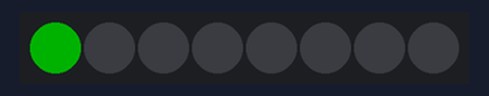
Recording of a program running on a simulated Raspberry Pi (BCM pin numbers) with a Blinkt!. Parts: 8 RGB LEDs in strip order, left to right. Dim RGB values are drawn brighter than linear. At 0.8 s the program stops and its outputs stay as they are.

Above: at 0.05 s.
At 0.75 s:
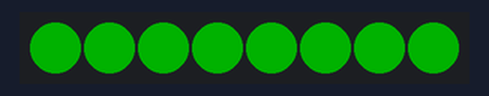
Timing chart, 0 to 2.3 s (numbered marks = the images above):
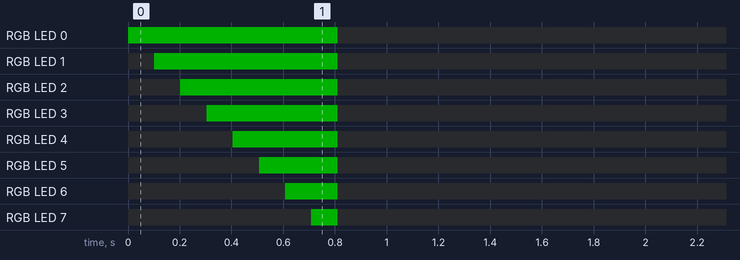

The program:

once.py
```python
# Blinkt Function Reference
# The two Blinkt methods you'll most commonly use are `set_pixel` and `show`. Here's a simple example:

import math
import time

from blinkt import set_pixel, show
# set_pixel(4,0,255,0)
# show()

# `set_pixel` takes an optional fifth parameter; the brightness from 0.0 to 1.0.
#
# `set_pixel(pixel_no, red, green, blue, brightness)`
#
# You can also change the brightness with `set_brightness` from 0.0 to 1.0, for example:

# from blinkt import set_brightness
#
# set_brightness(0.5)
# show()

for x in range(0, 8):
    set_pixel(x,0,255,0)
    show()
    time.sleep(0.1)
```

Measured:
- by itself, RGB LED 0: off → RGB(0, 58, 0) at 0.00 s, → off 0.81 s later
- by itself, RGB LED 1: off → RGB(0, 58, 0) at 0.10 s, → off 0.71 s later
- by itself, RGB LED 2: off → RGB(0, 58, 0) at 0.20 s, → off 0.61 s later
- by itself, RGB LED 3: off → RGB(0, 58, 0) at 0.30 s, → off 0.51 s later
- by itself, RGB LED 4: off → RGB(0, 58, 0) at 0.41 s, → off 0.41 s later
- by itself, RGB LED 5: off → RGB(0, 58, 0) at 0.51 s, → off 0.30 s later
- by itself, RGB LED 6: off → RGB(0, 58, 0) at 0.61 s, → off 0.20 s later
- by itself, RGB LED 7: off → RGB(0, 58, 0) at 0.71 s, → off 0.10 s later
